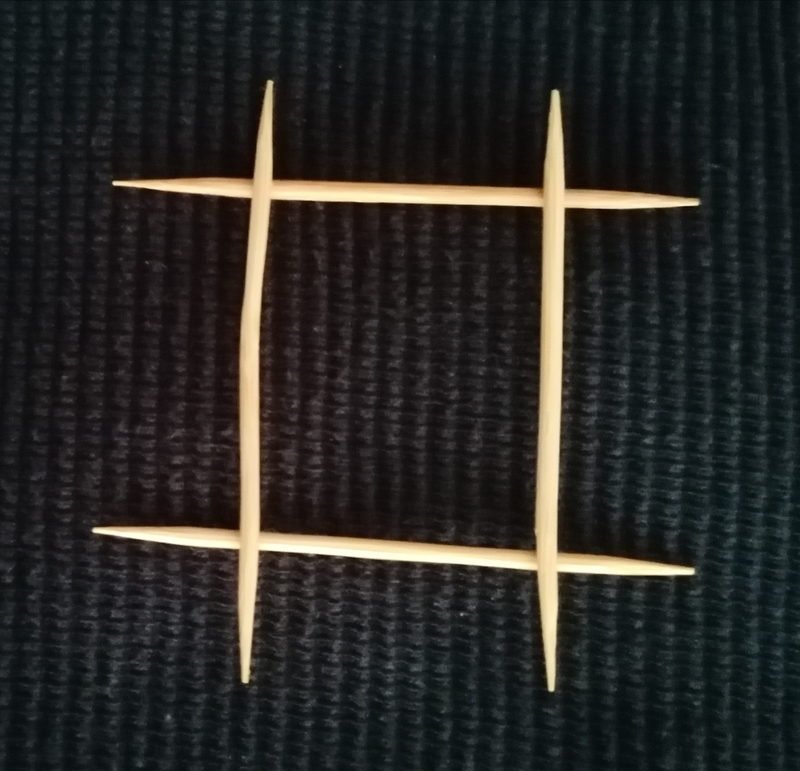
#> input picture palcika4.jpg, 800 x 771 px
$ python Stick_Detector.py
#> lines starting #> are read from the running program, lines starting #| are printed output that depends on the picture; after the words box and inside, x2 and y2 are one past the last pixel; in counts of white or black regions, pixels touching at a corner belong together
import math
import random
import cv2
import numpy as np

# Image scan:
img = cv2.imread('palcika4.jpg')
#> img is the input picture: shape (771, 800, 3); mean B, G, R 38.2, 40.8, 41.2
img3 = img.copy()
# cv2.imshow('img', img)
# cv2.waitKey(0)
# ----------------------------------------------------------------------------------------

# Contrast and brightness:
contrast = 90
brightness = 50
x = np.arange(0, 256, 1)

factor = (259 * (contrast + 255)) / (255 * (259 - contrast))
lut = np.uint8(np.clip(brightness + factor * (np.float32(x) - 128.0) + 128, 0, 255))

brightness_contrast = cv2.LUT(img, lut)
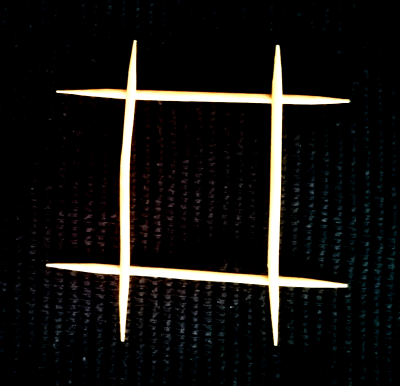
#> brightness_contrast: shape (771, 800, 3) (shown at 1/2 size); mean B, G, R 17.3, 19, 19.7
# cv2.imshow('brightness_contrast', brightness_contrast)
# cv2.waitKey(0)
# ----------------------------------------------------------------------------------------

# Convert img to gray:
img2 = cv2.cvtColor(img, cv2.COLOR_BGR2GRAY)
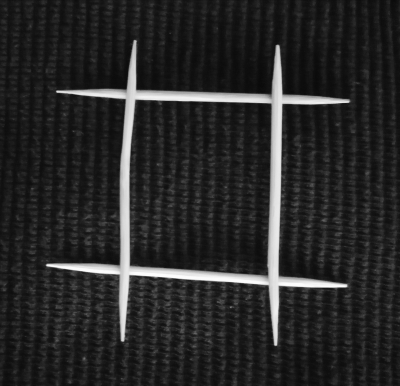
#> img2: shape (771, 800) (shown at 1/2 size); min 9, max 253, mean 40.6
# cv2.imshow('gray', img2)
# cv2.waitKey(0)
# ----------------------------------------------------------------------------------------

# Blur:
blur = cv2.GaussianBlur(img2,  # image
                        (11, 11),  # tuple, mask size
                        0)  # sigmaX
# cv2.imshow('blur', blur)
# cv2.waitKey(0)
# ----------------------------------------------------------------------------------------

# Threshold:
threshold = np.ndarray(blur.shape, blur.dtype)

threshold[blur >= 75] = 255
threshold[blur < 75] = 0
# cv2.imshow("threshold", threshold)
# cv2.waitKey(0)
# ----------------------------------------------------------------------------------------

# TEST1: Wrong threshold:
# threshold2 = np.ndarray(blur.shape, blur.dtype)

# threshold2[blur >= 66] = 255
# threshold2[blur < 66] = 0
# cv2.imshow("threshold2", threshold2)
# cv2.waitKey(0)
# ----------------------------------------------------------------------------------------

# TEST2: Only thinning:
# thn2 = cv2.ximgproc.thinning(img2, None, thinningType=cv2.ximgproc.THINNING_ZHANGSUEN)
# cv2.imshow('thinning2', thn2)
# cv2.waitKey(0)
# ----------------------------------------------------------------------------------------
# TEST3: Noise:
# [15 lines left out: function add_noise, not called in this run]


#add_noise(threshold)
# ----------------------------------------------------------------------------------------

# Thinning:
thn = cv2.ximgproc.thinning(threshold, None, thinningType=cv2.ximgproc.THINNING_ZHANGSUEN)
# [11 lines of commented-out code are left out]
lines = cv2.HoughLines(thn,  # image
                       1,  # pixel
                       np.pi / 180,  # angel
                       140)  # threshold

sizemax = math.sqrt(img.shape[0] ** 2 + img.shape[1] ** 2)

if lines is not None:
    for i in range(0, len(lines)):
        rho = lines[i][0][0]
        theta = lines[i][0][1]
        a = math.cos(theta)
        b = math.sin(theta)
        x0 = a * rho
        y0 = b * rho
        pt1 = (int(x0 + sizemax * (-b)), int(y0 + sizemax * a))
        pt2 = (int(x0 - sizemax * (-b)), int(y0 - sizemax * a))
        cv2.line(img, pt1, pt2, (0, 255, 0), 3, cv2.LINE_AA)
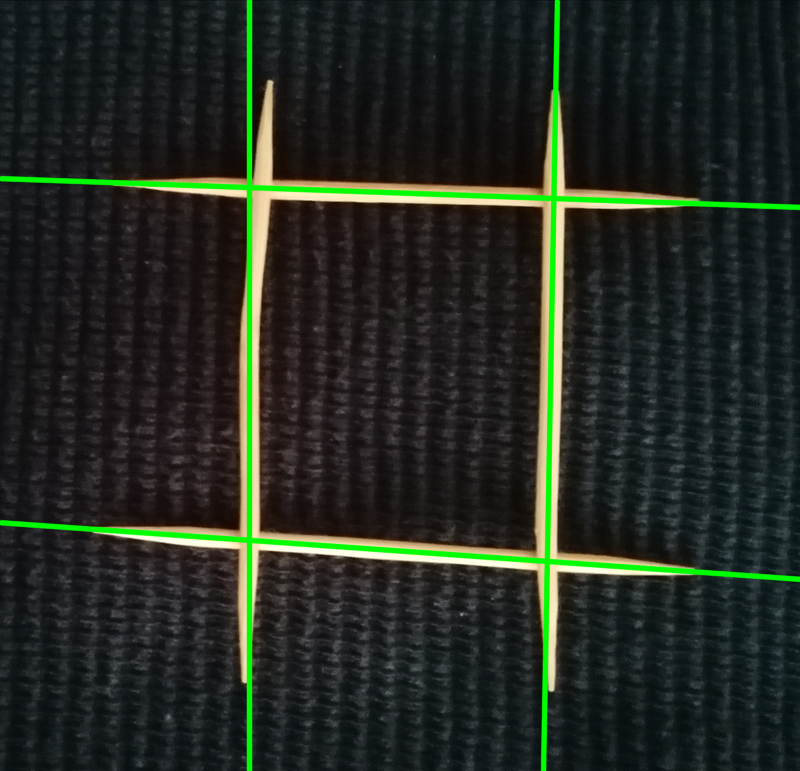
#> img: shape (771, 800, 3); 3.54% of pixels changed, all inside (x1, y1, x2, y2) = (0, 0, 800, 771)
# ----------------------------------------------------------------------------------------

# 2. Line detection and draw:
linesP = cv2.HoughLinesP(thn,  # image
                         1,  # pixel
                         np.pi / 180,  # angle
                         140,  # threshold
                         None,
                         50,  # minLineLength
                         50)  # maxLineGap
#> linesP = [[96, 530, 689, 571], [549, 437, 555, 95], [116, 183, 667, 202], [249, 549, 249, 341], [442, 194, 693, 202], [261, 541, 690, 571]]
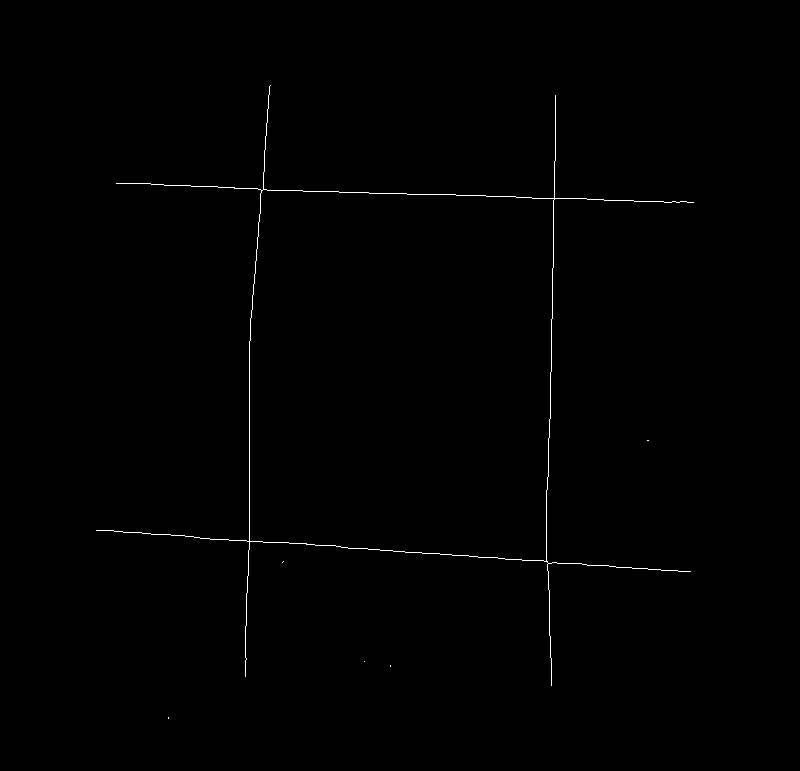
#> thn: shape (771, 800); 0.38% white in thin lines or dots, all inside (x1, y1, x2, y2) = (96, 85, 694, 719)

if linesP is not None:
    for i in range(0, len(linesP)):
        l = linesP[i][0]
        cv2.line(img3, (l[0], l[1]), (l[2], l[3]), (0, 0, 255), 3, cv2.LINE_AA)
#> this loop made 6 passes
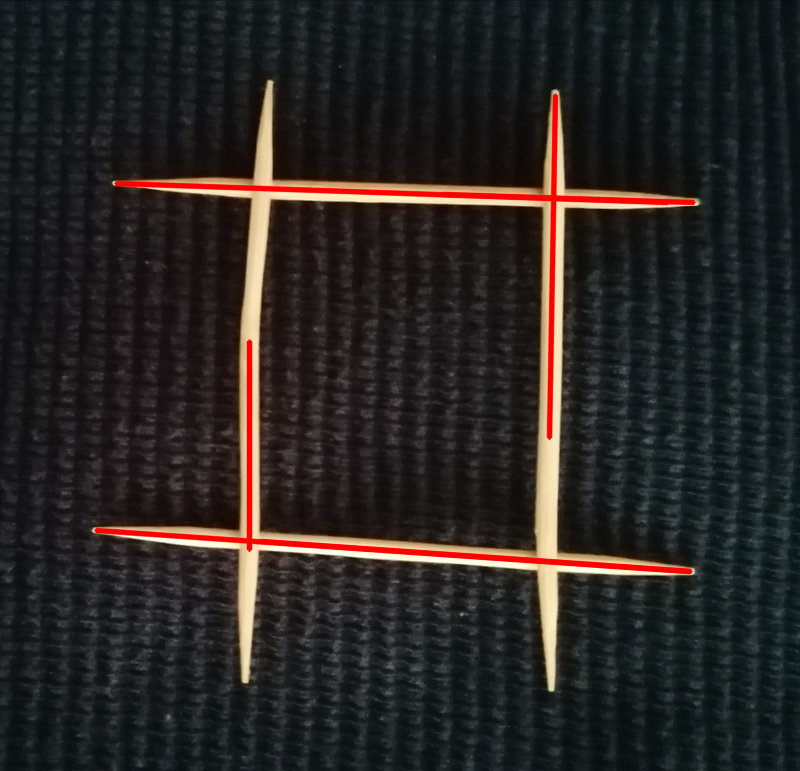
#> img3: shape (771, 800, 3); 1.99% of pixels changed, all inside (x1, y1, x2, y2) = (93, 93, 697, 575)
# ----------------------------------------------------------------------------------------

# Display the results:
print('1. Sticks on the image:', len(lines))
cv2.imshow("1._detected_lines", img)
cv2.waitKey(0)

print('2. Sticks on the image:', len(linesP))
#| 2. Sticks on the image: 6
cv2.imshow("2._detected_lines", img3)
cv2.waitKey(0)

cv2.destroyAllWindows()

$ run again, with palcika1.jpg copied over palcika4.jpg
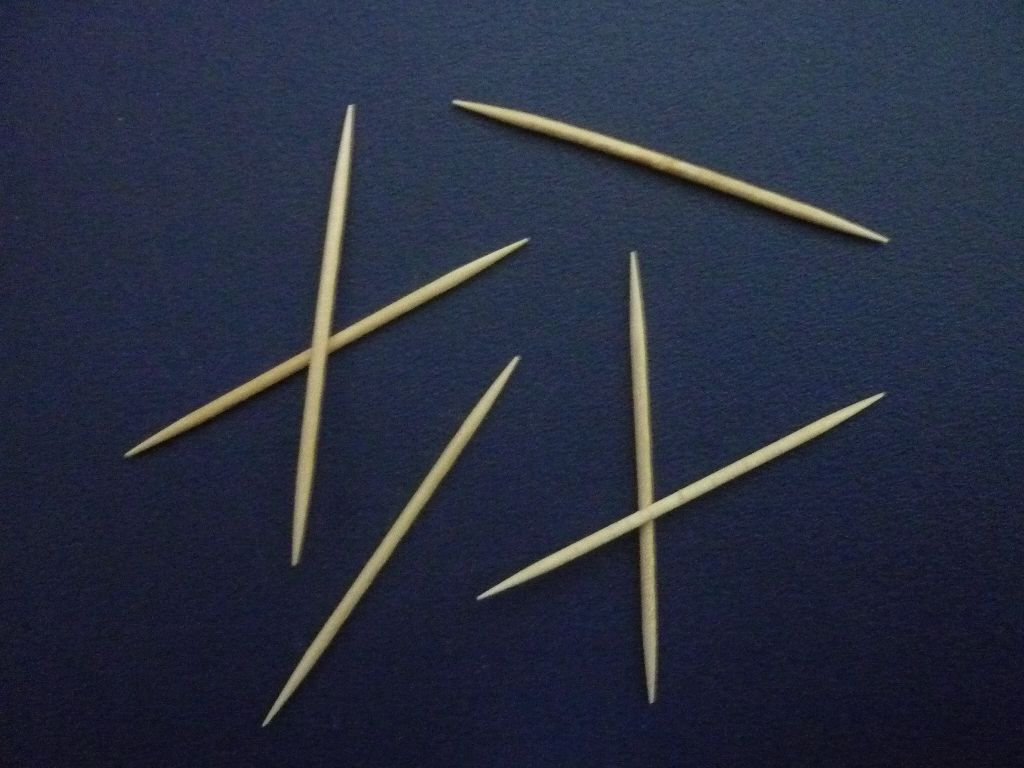
#> input picture palcika1.jpg, 1024 x 768 px
#> img is the input picture: shape (768, 1024, 3); mean B, G, R 64.4, 46.3, 40.1
#> linesP = [[602, 536, 880, 395], [639, 346, 651, 690], [294, 560, 347, 130], [319, 347, 520, 241], [307, 660, 435, 476], [601, 139, 833, 219]]
#> `linesP = cv2.HoughLinesP(thn,`:
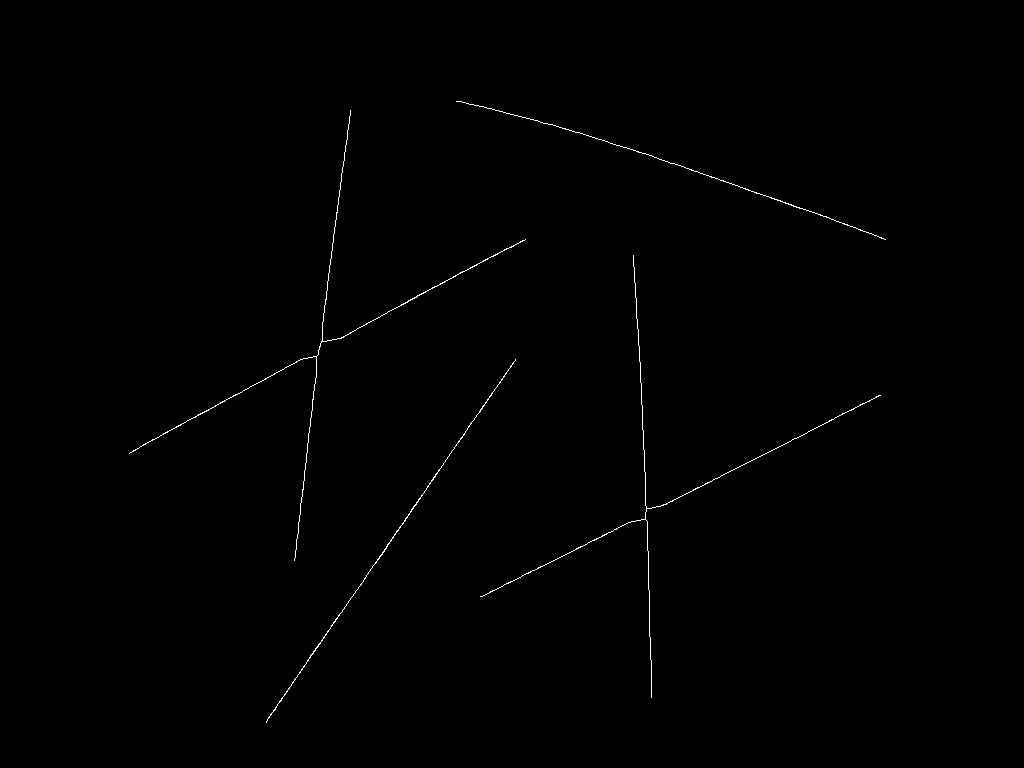
#> thn: shape (768, 1024); 0.35% white in thin lines or dots, all inside (x1, y1, x2, y2) = (129, 101, 886, 723)
#> the loop `for i in range(0, len(linesP)):` made 6 passes
#> after the loop `for i in range(0, len(linesP)):`:
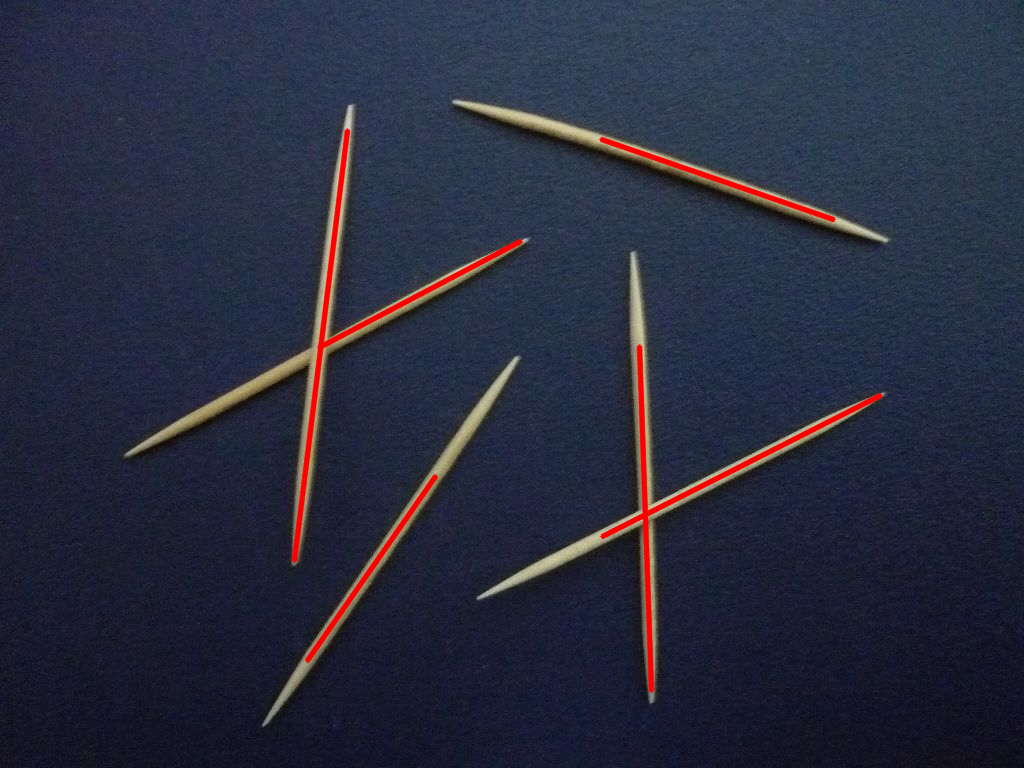
#> img3: shape (768, 1024, 3); 1.55% of pixels changed, all inside (x1, y1, x2, y2) = (291, 128, 884, 693)
#| 2. Sticks on the image: 6

$ run again, with palcika2.jpg copied over palcika4.jpg
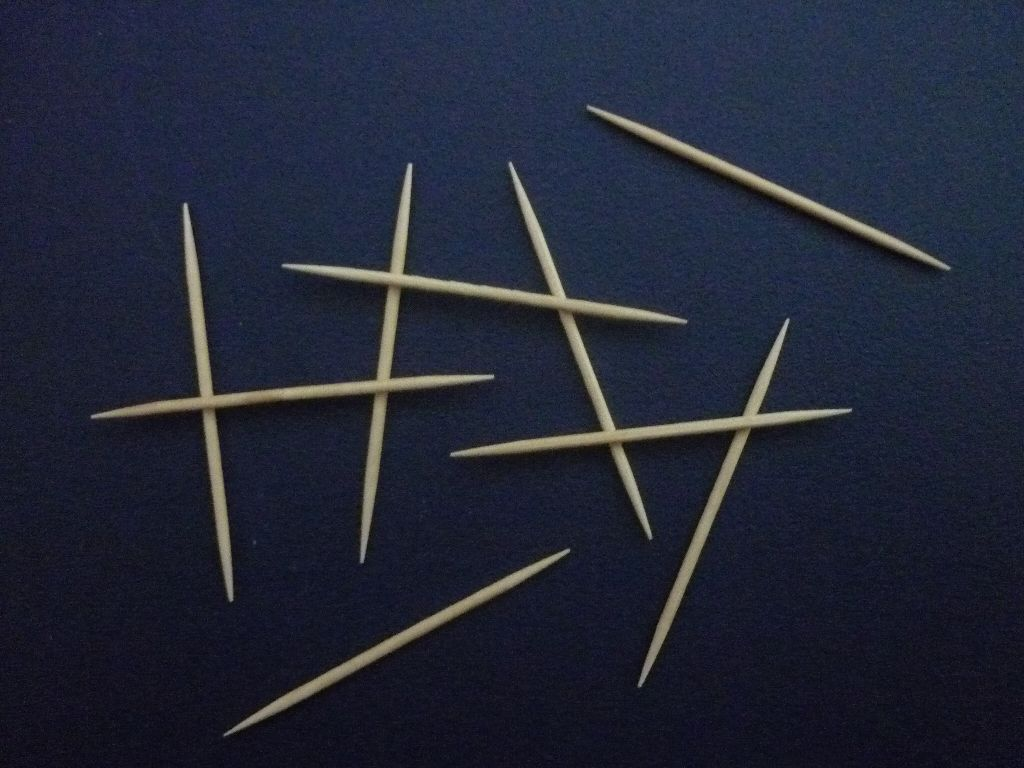
#> input picture palcika2.jpg, 1024 x 768 px
#> img is the input picture: shape (768, 1024, 3); mean B, G, R 54.6, 38.7, 34
#> linesP = [[361, 557, 408, 172], [596, 109, 910, 249], [274, 706, 563, 552], [642, 679, 787, 321], [187, 237, 230, 594], [526, 444, 847, 410], [206, 400, 472, 377], [554, 284, 649, 533], [396, 276, 682, 321]]
#> `linesP = cv2.HoughLinesP(thn,`:
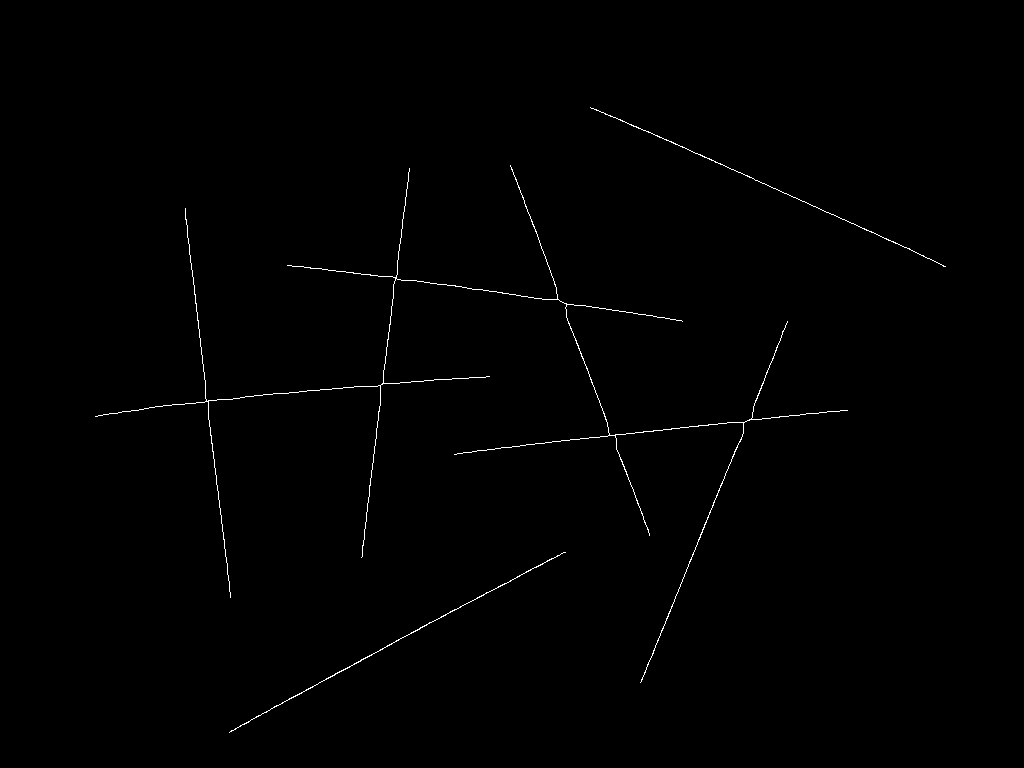
#> thn: shape (768, 1024); 0.46% white in thin lines or dots, all inside (x1, y1, x2, y2) = (95, 107, 946, 733)
#> the loop `for i in range(0, len(linesP)):` made 9 passes
#> after the loop `for i in range(0, len(linesP)):`:
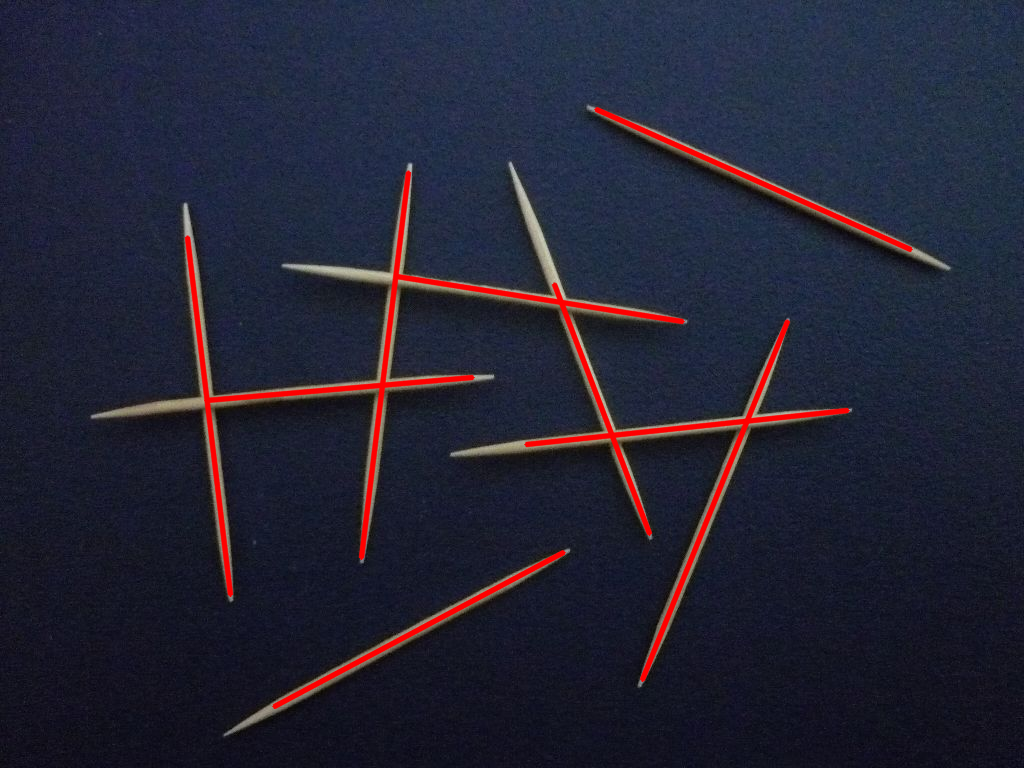
#> img3: shape (768, 1024, 3); 2.57% of pixels changed, all inside (x1, y1, x2, y2) = (184, 106, 914, 710)
#| 2. Sticks on the image: 9
